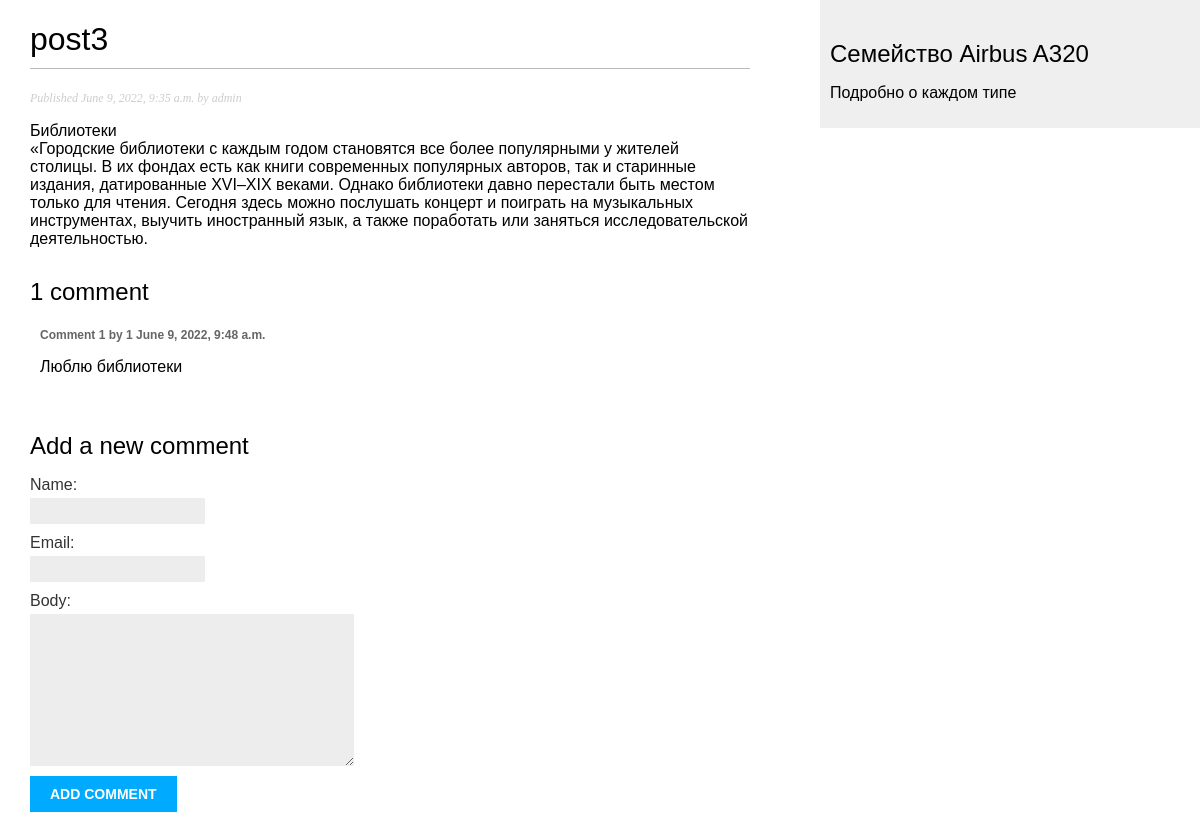
Page /blog/3/ on the committed database.
### blog/models.py (models this page shows, shortened)
class Post(models.Model):
    class Status(models.TextChoices):
        DRAFT = 'DF', 'Draft'
        PUBLISHED = 'PB', 'Published'
    title = models.CharField(max_length=250)
    slug = models.SlugField(max_length=250)
    author = models.ForeignKey(User,on_delete=models.CASCADE,related_name='blog_posts')
    body = models.TextField()
    publish = models.DateTimeField(default=timezone.now)
    created = models.DateTimeField(auto_now_add=True)
    updated = models.DateTimeField(auto_now=True)
    status = models.CharField(max_length=2,choices=Status.choices,default=Status.DRAFT)
    objects = models.Manager() # The default manager.
    published = PublishedManager() # Our custom manager.
    class Meta:
        ordering = ['-publish']
        indexes = [
            models.Index(fields=['-publish']),
        ]

class Comment(models.Model):
    post = models.ForeignKey(Post, on_delete=models.CASCADE, related_name='comments')
    name = models.CharField(max_length=80)
    email = models.EmailField()
    body = models.TextField()
    created = models.DateTimeField(auto_now_add=True)
    updated = models.DateTimeField(auto_now=True)
    active = models.BooleanField(default=True)
    class Meta:
        ordering = ['created']
        indexes = [
            models.Index(fields=['created']),
        ]

### blog/views.py (the view)
# urls.py: path('<int:id>/', views.post_detail, name='post_detail'),
def post_detail(request, id):
    post = get_object_or_404(Post, id=id, status=Post.Status.PUBLISHED)
    comments = post.comments.filter(active=True)
    form = CommentForm()
    return render(request, 'blog/post/detail.html', {'post': post, 'comments': comments,
'form': form})

### blog/forms.py
class CommentForm(forms.ModelForm):
	class Meta:
		model = Comment
		fields = ['name', 'email', 'body']

### blog/templates/blog/post/detail.html (shortened to what this page needs)
{% extends "blog/base.html" %}
{% block content %}
  <h1>{{ post.title }}</h1>
  <p class="date">
    Published {{ post.publish }} by {{ post.author }}
  </p>
  {{ post.body|linebreaks }}
  {% with comments.count as total_comments %}
 <h2>{{ total_comments }} comment{{ total_comments|pluralize }}</h2>
{% endwith %}
{% for comment in comments %}
 <div class="comment">
 <p class="info">
 Comment {{ forloop.counter }} by {{ comment.name }}
 {{ comment.created }}
 </p>
 {{ comment.body|linebreaks }}
 </div>
{% empty %}
 <p>There are no comments yet.</p>
{% endfor %}
<h2>Add a new comment</h2>
 <form action="{% url 'blog:post_comment' post.id %}" method="post">
 {{ form.as_p }}
 <p><input type="submit" value="Add comment"></p>
 </form>
{% endblock %}

### blog/static/css/blog.css (style rules this page uses)
body { margin:0; padding:0; font-family:helvetica, sans-serif; }
h1 { font-weight:normal; border-bottom:1px solid #bbb; padding:0 0 10px 0; }
h2 { font-weight:normal; margin:30px 0 0; }
p.date { color:#ccc; font-family: georgia, serif; font-size: 12px; font-style: italic; }
label { float:left; clear:both; color:#333; margin-bottom:4px; }
input, textarea { clear:both; float:left; margin:0 0 10px; background:#ededed; border:0; padding:6px 10px; font-size:12px; }
input[type=submit] { font-weight:bold; background:#00abff; color:#fff; padding:10px 20px; font-size:14px; text-transform:uppercase; }
.comment { padding:10px; }
.comment .info { font-weight:bold; font-size:12px; color:#666; }

### rows in the picture
Post: title "post3", publish "June 9, 2022, 9:35 a.m.", author "admin", body "Библиотеки «Городские библиотеки с каждым годом становятся все более популярными у жителей столицы. В их фондах есть как книги современных популярных авторов, так и старинные издания, датированные XVI–XIX веками. Однако библиотеки давно перестали быть местом только для чтения. Сегодня здесь можно послушать концерт и поиграть на музыкальных инструментах, выучить иностранный язык, а также поработать или заняться исследовательской деятельностью."
Comment: name "1", created "June 9, 2022, 9:48 a.m.", body "Люблю библиотеки"

### other values in the picture
{{ total_comments }} "1"
